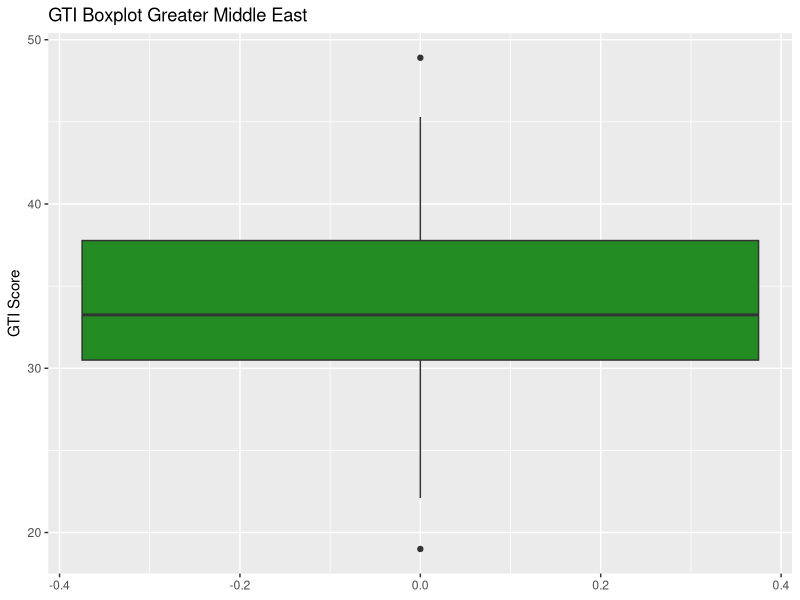
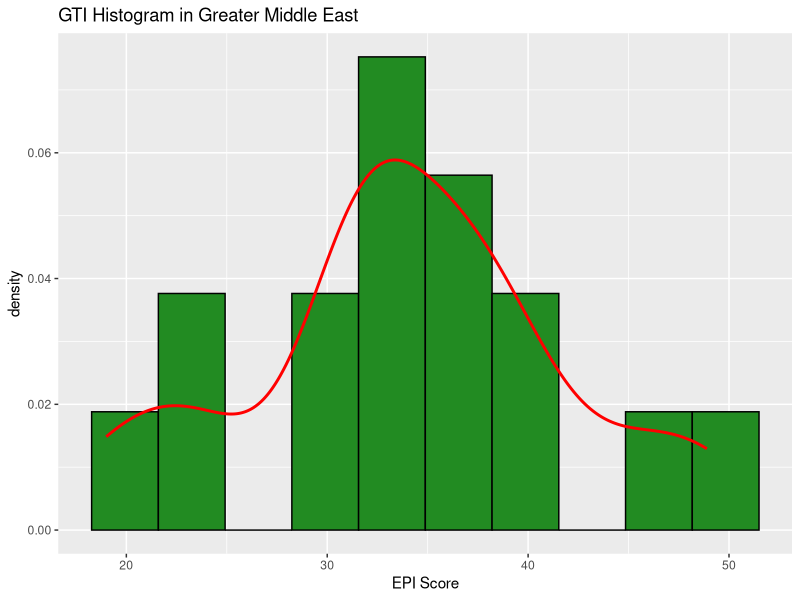
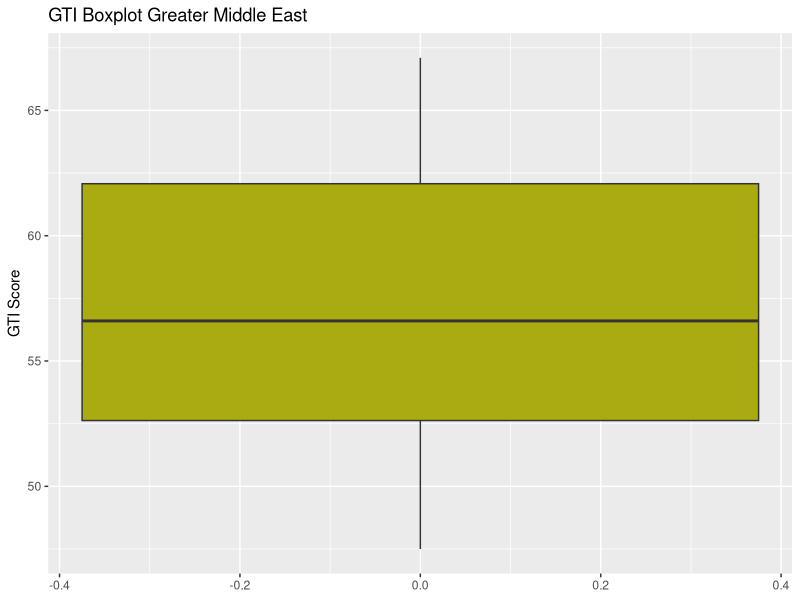
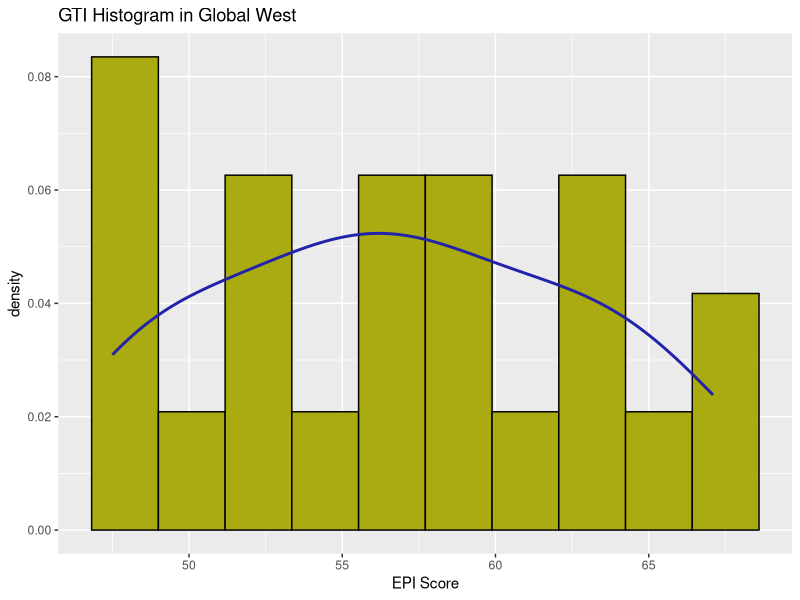
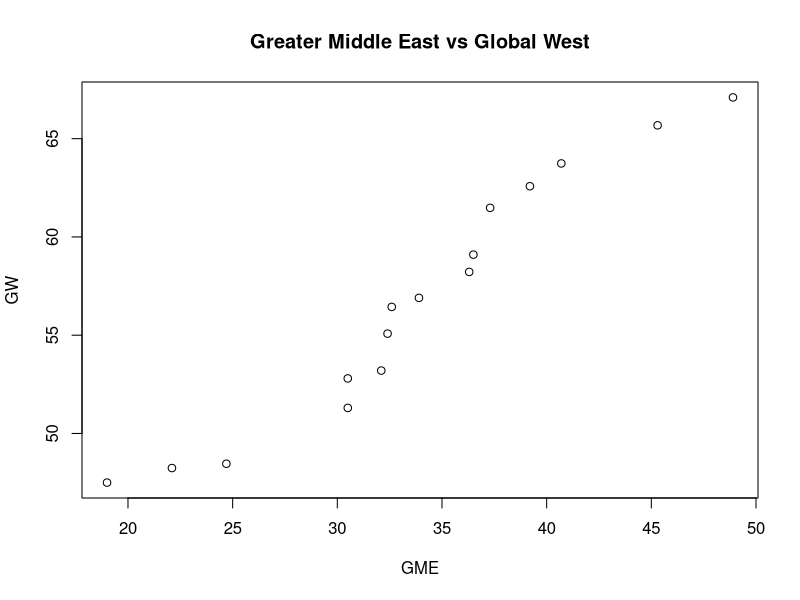
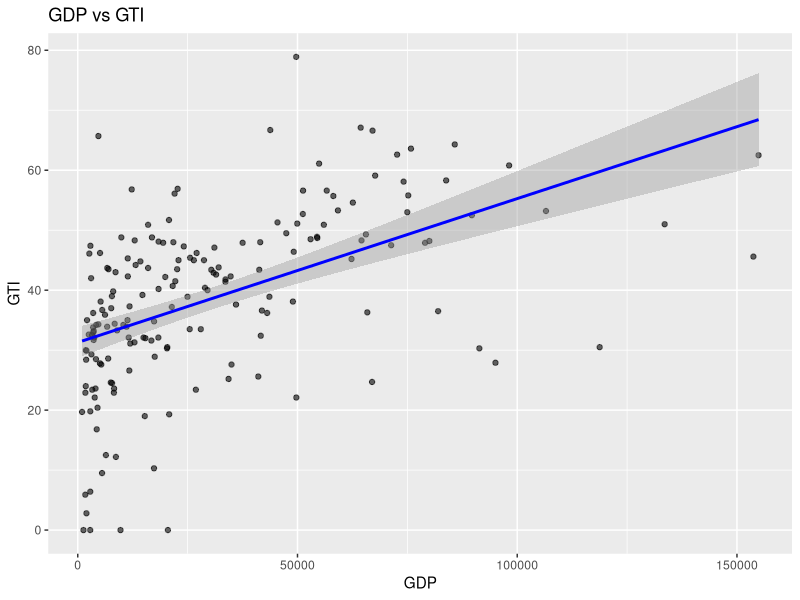
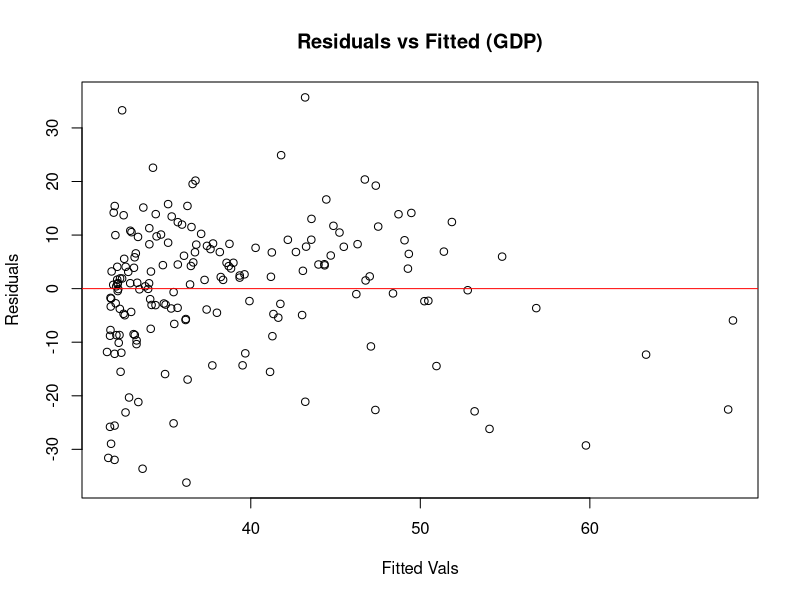
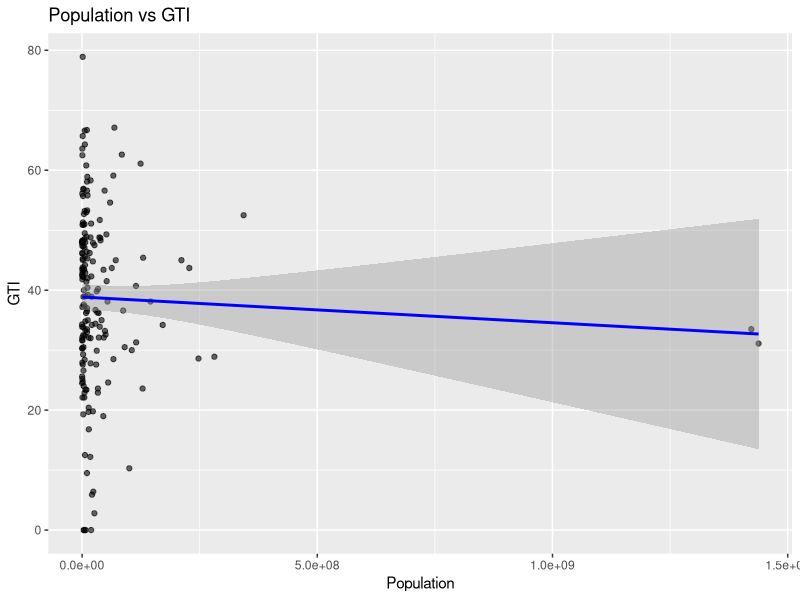

Generate these figures, in order, with R:
Data <- read.csv("epi_results_2024_pop_gdp_v2.csv")

unique(Data$region)
colnames(Data)

ME_subset = Data[Data$region == "Greater Middle East", ]

GW_subset = Data[Data$region == "Global West", ]

#### Question 1 ####

 ## 1.1 ##

library(ggplot2)

# Boxplot Greater Middle East

ggplot(ME_subset, aes(y = GTI.new)) +
  geom_boxplot(fill = "#228B22") +
  labs(title = "GTI Boxplot Greater Middle East",  y = "GTI Score")

# Histogram with Density Greater Middle East

ggplot(ME_subset, aes(x = GTI.new)) +
  geom_histogram(aes(y = after_stat(density)),
                 bins = 10,
                 fill = "#228B22",
                 color = "black") +
  geom_density(alpha = 0.5, color = "red", linewidth = 1) +
  labs(title = "GTI Histogram in Greater Middle East", x = "EPI Score")

# Boxplot Global West 

ggplot(GW_subset, aes(y = GTI.new)) +
  geom_boxplot(fill = "#aa1") +
  labs(title = "GTI Boxplot Greater Middle East",  y = "GTI Score")

# Histogram with Density Global West

ggplot(GW_subset, aes(x = GTI.new)) +
  geom_histogram(aes(y = after_stat(density)),
                 bins = 10,
                 fill = "#aa1",
                 color = "black") +
  geom_density(alpha = 0.5, color = "#22a", linewidth = 1) +
  labs(title = "GTI Histogram in Global West", x = "EPI Score")

 ## 1.2 ##

GTI_ME <- na.omit(ME_subset$GTI.new)

GTI_GW <- na.omit(GW_subset$GTI.new)

qqplot(GTI_ME, GTI_GW,
       main = "Greater Middle East vs Global West",
       xlab = "GME",
       ylab = "GW")

#### Question 2 ####

 ## 2.1 ##

  # GTI vs GDP Model #

GTI_GDP <- lm(GTI.new ~ gdp, data = Data)
summary(GTI_GDP)

ggplot(Data, aes(x = gdp, y = GTI.new)) +
  geom_point(alpha = 0.6, na.rm = TRUE) +
  geom_smooth(method = "lm", color = "blue", na.rm = TRUE) +
  labs(title = "GDP vs GTI", 
       x = "GDP", 
       y = "GTI")

plot(GTI_GDP$fitted.values, GTI_GDP$residuals,
     main = "Residuals vs Fitted (GDP)",
     xlab = "Fitted Vals", ylab = "Residuals")
abline(h = 0, col = "red")

  # GTI vs Population Model #

GTI_POP <- lm(GTI.new ~ population, data = Data)
summary(GTI_POP)

ggplot(Data, aes(x = population, y = GTI.new)) +
  geom_point(alpha = 0.6, na.rm = TRUE) +
  geom_smooth(method = "lm", color = "blue", na.rm = TRUE) +
  labs(title = "Population vs GTI", 
       x = "Population", 
       y = "GTI")

plot(GTI_POP$fitted.values, GTI_POP$residuals,
     main = "Residuals vs Fitted (Population)",
     xlab = "Fitted Vals", ylab = "Residuals")
abline(h = 0, col = "red")

 ## 2.2 ##

GTI_GDP_log <- lm(GTI.new ~ log(gdp), data = Data)
summary(GTI_GDP_log)

GTI_POP_log <- lm(GTI.new ~ log(population), data = Data)
summary(GTI_POP_log)

ggplot(Data, aes(x = log(gdp), y = GTI.new)) +
  geom_point(alpha = 0.6, na.rm = TRUE) +
  geom_smooth(method = "lm", color = "blue", na.rm = TRUE) +
  labs(title = "log GDP vs GTI", 
       x = "GDP", 
       y = "GTI")

plot(GTI_GDP$fitted.values, GTI_GDP_log$residuals,
     main = "Residuals vs Fitted (log GDP)",
     xlab = "Fitted Vals", ylab = "Residuals")
abline(h = 0, col = "red")

#### Question 3 ####

library(class)
set.seed(1)

 ## 3.1 ##

Data_Clean <- na.omit(Data)


features <- Data_Clean[, c("AIR.new", "H2O.new", "CCH.new")]
class_labels <- Data_Clean$region

k_value <- 5

predictions <- knn(train = features, 
                          test = features, 
                          cl = class_labels, 
                          k = k_value)

conf_matrix <- table(Predicted = predictions, Actual = class_labels)
print(conf_matrix)

accuracy <- sum(diag(conf_matrix)) / sum(conf_matrix)

 ## 3.2 ##

features2 <- Data_Clean[, c("SOE.new", "NOD.new", "VOE.new")]

predictions2 <- knn(train = features2, 
                    test = features2, 
                    cl = class_labels, 
                    k = k_value)

conf_matrix2 <- table(Predicted = predictions2, Actual = class_labels)
print(conf_matrix2)

accuracy2 <- sum(diag(conf_matrix2)) / sum(conf_matrix2)

print(paste("Model 1 Accuracy:", round(accuracy, 4)))
print(paste("Model 2 Accuracy:", round(accuracy2, 4)))
